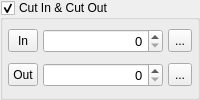
            <widget class="QGroupBox" name="groupBoxCutInOut">
             <property name="title">
              <string>Cut In &amp;&amp; Cut Out</string>
             </property>
             <property name="checkable">
              <bool>true</bool>
             </property>
             <layout class="QGridLayout" name="gridLayout_19">
              <property name="leftMargin">
               <number>5</number>
              </property>
              <property name="topMargin">
               <number>5</number>
              </property>
              <property name="rightMargin">
               <number>5</number>
              </property>
              <property name="bottomMargin">
               <number>5</number>
              </property>
              <item row="0" column="0">
               <widget class="QFrame" name="frameCutInOut">
                <layout class="QGridLayout" name="gridLayout_18">
                 <property name="leftMargin">
                  <number>0</number>
                 </property>
                 <property name="topMargin">
                  <number>0</number>
                 </property>
                 <property name="rightMargin">
                  <number>0</number>
                 </property>
                 <property name="bottomMargin">
                  <number>0</number>
                 </property>
                 <property name="horizontalSpacing">
                  <number>5</number>
                 </property>
                 <item row="0" column="0">
                  <widget class="QToolButton" name="toolButtonCutIn">
                   <property name="sizePolicy">
                    <sizepolicy hsizetype="Expanding" vsizetype="Fixed">
                     <horstretch>0</horstretch>
                     <verstretch>0</verstretch>
                    </sizepolicy>
                   </property>
                   <property name="maximumSize">
                    <size>
                     <width>30</width>
                     <height>23</height>
                    </size>
                   </property>
                   <property name="text">
                    <string>In</string>
                   </property>
                   <property name="shortcut">
                    <string>Shift+I</string>
                   </property>
                  </widget>
                 </item>
                 <item row="0" column="1">
                  <widget class="QSpinBox" name="spinBoxCutIn">
                   <property name="font">
                    <font>
                     <pointsize>10</pointsize>
                    </font>
                   </property>
                   <property name="alignment">
                    <set>Qt::AlignRight|Qt::AlignTrailing|Qt::AlignVCenter</set>
                   </property>
                  </widget>
                 </item>
                 <item row="0" column="2">
                  <widget class="QToolButton" name="toolButtonCutInDelete">
                   <property name="maximumSize">
                    <size>
                     <width>16777215</width>
                     <height>23</height>
                    </size>
                   </property>
                   <property name="text">
                    <string>...</string>
                   </property>
                   <property name="icon">
                    <iconset resource="ressources.qrc">
                     <normaloff>:/RetinaIMG/RetinaIMG/Delete-icon.png</normaloff>:/RetinaIMG/RetinaIMG/Delete-icon.png</iconset>
                   </property>
                  </widget>
                 </item>
                 <item row="1" column="0">
                  <widget class="QToolButton" name="toolButtonCutOut">
                   <property name="sizePolicy">
                    <sizepolicy hsizetype="Expanding" vsizetype="Fixed">
                     <horstretch>0</horstretch>
                     <verstretch>0</verstretch>
                    </sizepolicy>
                   </property>
                   <property name="maximumSize">
                    <size>
                     <width>30</width>
                     <height>23</height>
                    </size>
                   </property>
                   <property name="text">
                    <string>Out</string>
                   </property>
                   <property name="shortcut">
                    <string>Shift+O</string>
                   </property>
                  </widget>
                 </item>
                 <item row="1" column="1">
                  <widget class="QSpinBox" name="spinBoxCutOut">
                   <property name="font">
                    <font>
                     <pointsize>10</pointsize>
                    </font>
                   </property>
                   <property name="alignment">
                    <set>Qt::AlignRight|Qt::AlignTrailing|Qt::AlignVCenter</set>
                   </property>
                  </widget>
                 </item>
                 <item row="1" column="2">
                  <widget class="QToolButton" name="toolButtonCutOutDelete">
                   <property name="maximumSize">
                    <size>
                     <width>16777215</width>
                     <height>23</height>
                    </size>
                   </property>
                   <property name="text">
                    <string>...</string>
                   </property>
                   <property name="icon">
                    <iconset resource="ressources.qrc">
                     <normaloff>:/RetinaIMG/RetinaIMG/Delete-icon.png</normaloff>:/RetinaIMG/RetinaIMG/Delete-icon.png</iconset>
                   </property>
                  </widget>
                 </item>
                </layout>
               </widget>
              </item>
             </layout>
            </widget>
